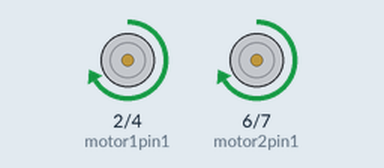
A sketch run on a simulated Arduino Uno, built with avr-gcc and run on an emulated ATmega328P. Parts: motor-driver pin pairs drawn as motors (green arrow = first pin HIGH = forward, orange = second pin HIGH = backward, longer = more drive, scaled by the enable pin).

Above: at 1.0 s.
At 3.0 s:
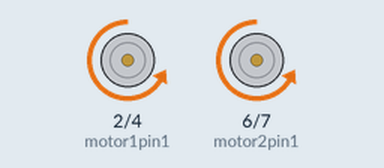
Timing chart, 0 to 5.2 s (numbered marks = the images above):
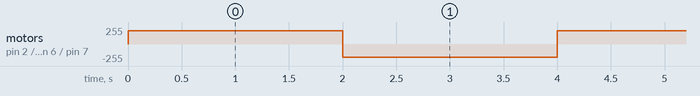

Measured:
- by itself, motor on pin 2 (motor1pin1) / pin 4 (motor1pin2), motor on pin 6 (motor2pin1) / pin 7 (motor2pin2): alternates forward 200/255 for 2.0 s and backward 200/255 for 2.0 s

The sketch:

arduino_motor_basic_test.ino.ino
```cpp
int motor1pin1 = 2;
int motor1pin2 = 4;
int motor1pwm = 3;

int motor2pin1 = 6;
int motor2pin2 = 7;
int motor2pwm = 5;

void setup() {
  pinMode(motor1pin1, OUTPUT);
  pinMode(motor1pin2, OUTPUT);
  pinMode(motor2pin1, OUTPUT);
  pinMode(motor2pin2, OUTPUT);
  pinMode(motor1pwm, OUTPUT);
  pinMode(motor2pwm, OUTPUT);
}

void loop() {
    digitalWrite(motor1pin1, HIGH);
    digitalWrite(motor1pin2, LOW);
    analogWrite(motor1pwm,200);

    digitalWrite(motor2pin1, HIGH);
    digitalWrite(motor2pin2, LOW);
    analogWrite(motor2pwm,200);

    delay(2000);

    digitalWrite(motor1pin1, LOW);
    digitalWrite(motor1pin2, HIGH);
    analogWrite(motor1pwm,200);

    digitalWrite(motor2pin1, LOW);
    digitalWrite(motor2pin2, HIGH);
    analogWrite(motor2pwm,200);

    delay(2000);

}
```
